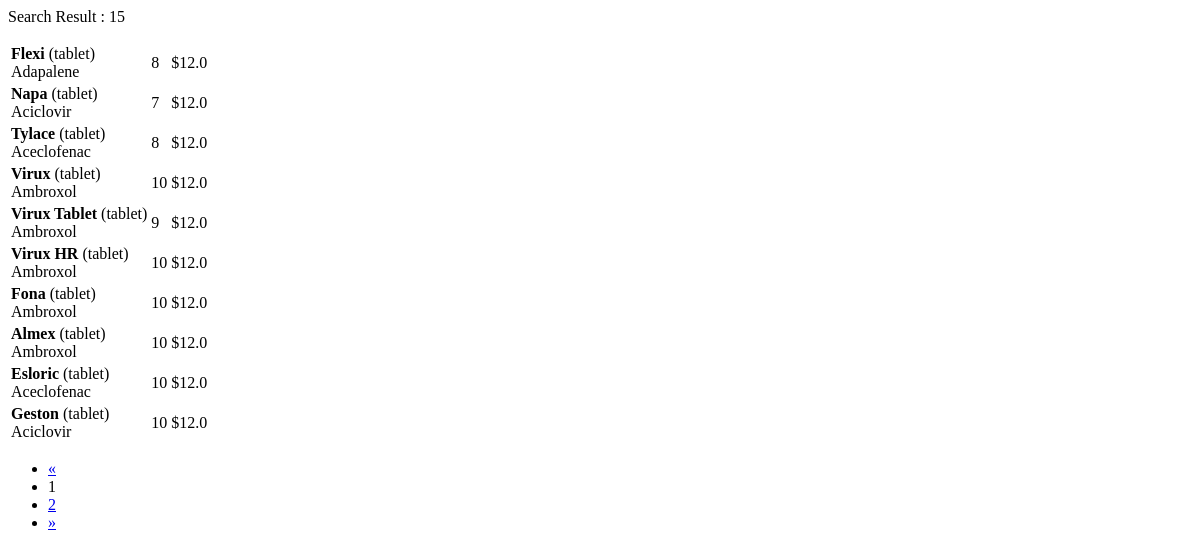
/ajax/search-and-filter/, run on an earlier commit of the app's database.
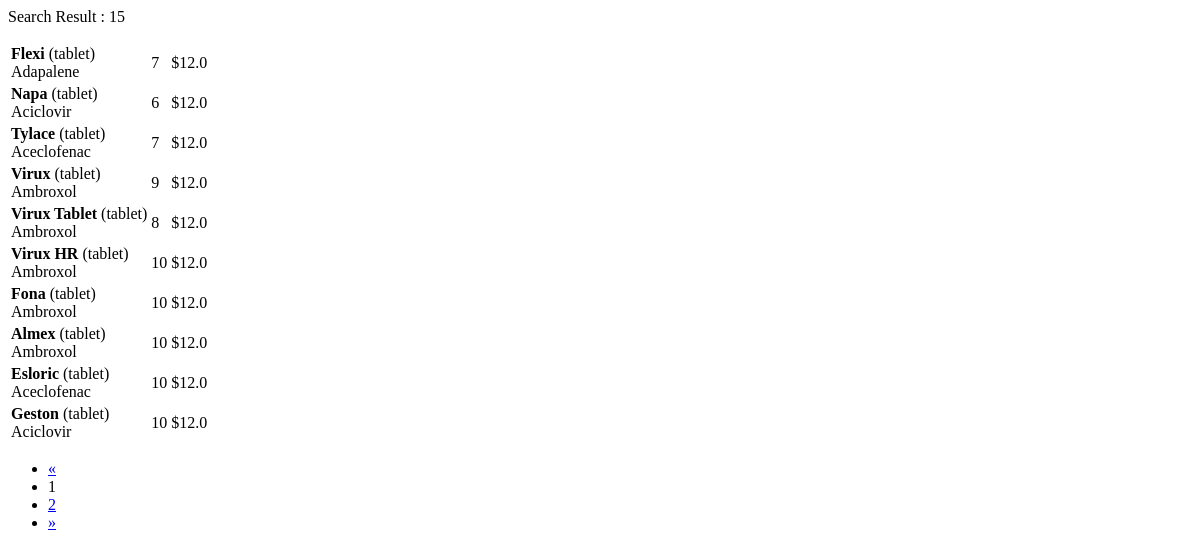
And on a later commit of the database.
### shop/models.py (models this page shows, shortened)
class Medicine(models.Model):
    name  = models.CharField(max_length=150)
    buy_price = models.FloatField()
    sell_price = models.FloatField()
    generic = models.ForeignKey(Generic, on_delete=models.CASCADE)
    brand  = models.ForeignKey(Brand, on_delete=models.CASCADE)
    type =  models.CharField(max_length=15,choices=MEDICINE_TYPE)
    quantity = models.IntegerField()
    place = models.ForeignKey(Place, on_delete=models.CASCADE)

class Generic(models.Model):
    name  = models.CharField(max_length=150)
    def __str__(self):
        return self.name

### shop/views.py (the view)
# urls.py: path('ajax/search-and-filter/', views.load_search_and_filter, name="ajax_load_search_and_filter"),
def load_search_and_filter(request):
    brand_list = request.GET.getlist('brand_list[]')
    generic_list = request.GET.getlist('generic_list[]')
    search_value = request.GET.get('search_value')
    medicines = Medicine.objects.all()
    if brand_list and generic_list:
        medicines = Medicine.objects.filter(name__icontains=search_value, brand__name__in = brand_list, generic__name__in = generic_list)
    elif brand_list:
        medicines = Medicine.objects.filter(name__icontains=search_value, brand__name__in = brand_list)
    elif generic_list:
        medicines = Medicine.objects.filter(name__icontains=search_value, generic__name__in = generic_list)
    elif search_value:
        medicines = Medicine.objects.filter(name__icontains=search_value)
    medicines_count = medicines.count()
    paginator = Paginator(medicines, 10) # Show 25 contacts per page.
    page_number = request.GET.get('page')
    page_obj = paginator.get_page(page_number)
    return render(request, 'partials/search.html', {'medicines':page_obj,'medicines_count':medicines_count})

### templates/partials/search.html (shortened to what this page needs)
    <p>Search Result : {{medicines_count}}</p>
    <div class="table-responsive">
      <table class="table table-hover">
        <tbody>
        {% for medicine in medicines %}
        <tr>
          <td class="product"><strong>{{medicine.name}}</strong> ({{medicine.type}})<br>{{medicine.generic}}</td>
          <td class="rate text-right">{{medicine.quantity}}</td>
          <td class="rate text-right">${{medicine.sell_price}}</td>
          <td class="price text-right">
            </td>
          </tr>
        {% endfor %}
      </tbody></table>
    </div>
    {% include 'partials/pagination.html' %}

What changed in the data, as far as the page shows it:
changed Medicine "Flexi": quantity "8" → "7"
changed Medicine "Napa": quantity "7" → "6"
changed Medicine "Tylace": quantity "8" → "7"
changed Medicine "Virux": quantity "10" → "9"
changed Medicine "Virux Tablet": quantity "9" → "8"
